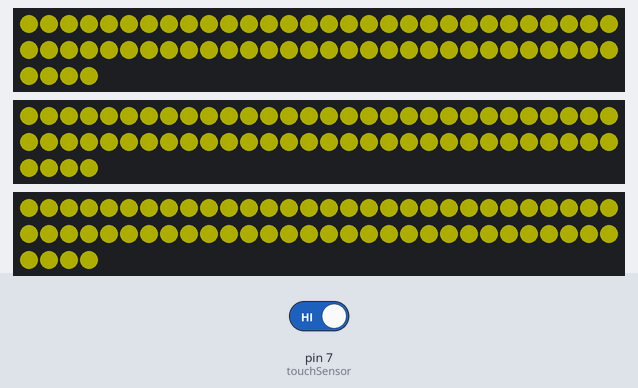
The sketch below on a simulated Arduino Uno, built with avr-gcc and run on an emulated ATmega328P. On the bench: 3 × 64 RGB LEDs in strip order, left to right, continuing on the next row. The inputs (shaded band) are chosen by the test bench; at power-on: pin 7 (touchSensor) LOW. Dim RGB values are drawn brighter than linear; what the sketch prints to the serial monitor is not drawn.

4.0 s: pin 7 (touchSensor) driven HIGH
Above: at 5.9 s.
Timing chart, 0 to 7.4 s (numbered marks = the images above; inputs shaded):
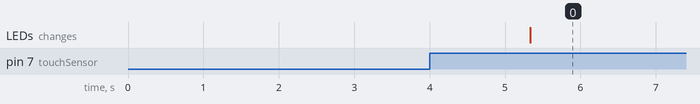

Measured:
- after the input at 4.0 s, the LEDs: change after 1.3 s (image 0)

The sketch:

NeoPixel_Touch.ino
```cpp
#include <Adafruit_NeoPixel.h>

#define LED1    4           // neopixel pin
#define LED2    5           // neopixel pin
#define LED3    6           // neopixel pin
#define LED_COUNT  64         // neopixel

Adafruit_NeoPixel strip1(LED_COUNT, LED1, NEO_GRB + NEO_KHZ800);
Adafruit_NeoPixel strip2(LED_COUNT, LED2, NEO_GRB + NEO_KHZ800);
Adafruit_NeoPixel strip3(LED_COUNT, LED3, NEO_GRB + NEO_KHZ800);


int touchSensor = 7;
int val = 0;   // 버튼 상태를 저장하는 변수
int val_OLD = 0;
int State = 0; // 0: LED OFF, 1: LED ON

void setup() {
  Serial.begin(9600);
  strip1.begin();           // INITIALIZE NeoPixel strip object (REQUIRED)
  strip1.show();            // Turn OFF all pixels ASAP
  strip1.setBrightness(50); // Set BRIGHTNESS to about 1/5 (max = 255)
  strip2.begin();           // INITIALIZE NeoPixel strip object (REQUIRED)
  strip2.show();            // Turn OFF all pixels ASAP
  strip2.setBrightness(50); // Set BRIGHTNESS to about 1/5 (max = 255)
  strip3.begin();           // INITIALIZE NeoPixel strip object (REQUIRED)
  strip3.show();            // Turn OFF all pixels ASAP
  strip3.setBrightness(50); // Set BRIGHTNESS to about 1/5 (max = 255)
  pinMode(touchSensor, INPUT);
}

void loop() {
  int val = digitalRead(touchSensor);
  delay(20);

  Serial.print("Touch = ");
  Serial.print(val);
  Serial.print("  State = ");
  Serial.println(State);

  if ( (val == HIGH) && (val_OLD == LOW) ) {
    State = 1 - State;
    delay(10);
  }
  val_OLD = val;

  // 버튼을 눌렀을 때 버튼 상태가 HIGH면
  if (State == HIGH) {
    colorWipe(strip1.Color(255, 255, 0), 0); // Yellow
    colorWipe(strip2.Color(255, 255, 0), 0); // Yellow
    colorWipe(strip3.Color(255, 255, 0), 0); // Yellow
  }
  else {
    colorWipe(strip1.Color(0, 0, 0), 0); // off
    colorWipe(strip2.Color(0, 0, 0), 0); // off
    colorWipe(strip3.Color(0, 0, 0), 0); // off
  }
}

void colorWipe(uint32_t color, int wait) {
  for (int i = 0; i < strip1.numPixels(); i++) { // For each pixel in strip...
    strip1.setPixelColor(i, color);         //  Set pixel's color (in RAM)
    strip1.show();                          //  Update strip to match
    delay(wait);                           //  Pause for a moment
  }
  for (int i = 0; i < strip2.numPixels(); i++) { // For each pixel in strip...
    strip2.setPixelColor(i, color);         //  Set pixel's color (in RAM)
    strip2.show();                          //  Update strip to match
    delay(wait);                           //  Pause for a moment
  }
  for (int i = 0; i < strip3.numPixels(); i++) { // For each pixel in strip...
    strip3.setPixelColor(i, color);         //  Set pixel's color (in RAM)
    strip3.show();                          //  Update strip to match
    delay(wait);                           //  Pause for a moment
  }
}
```
